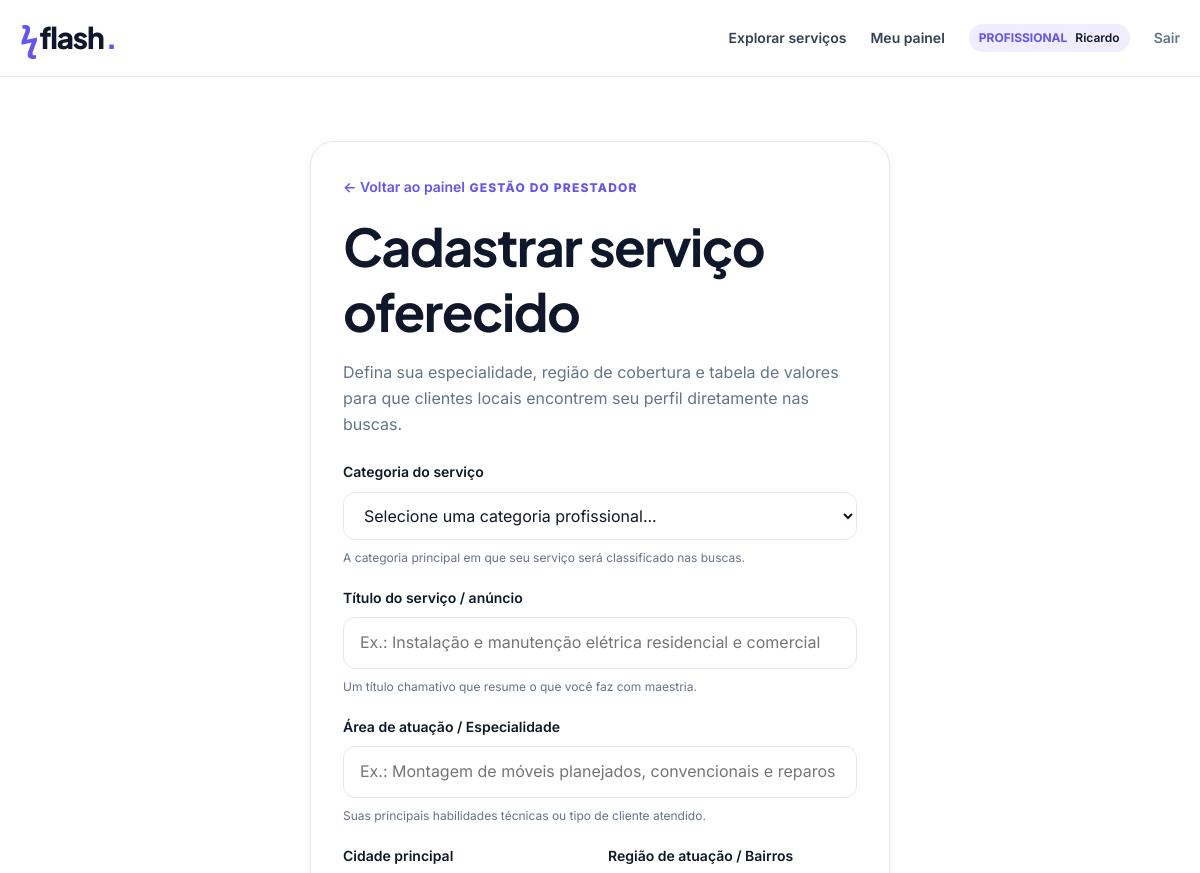
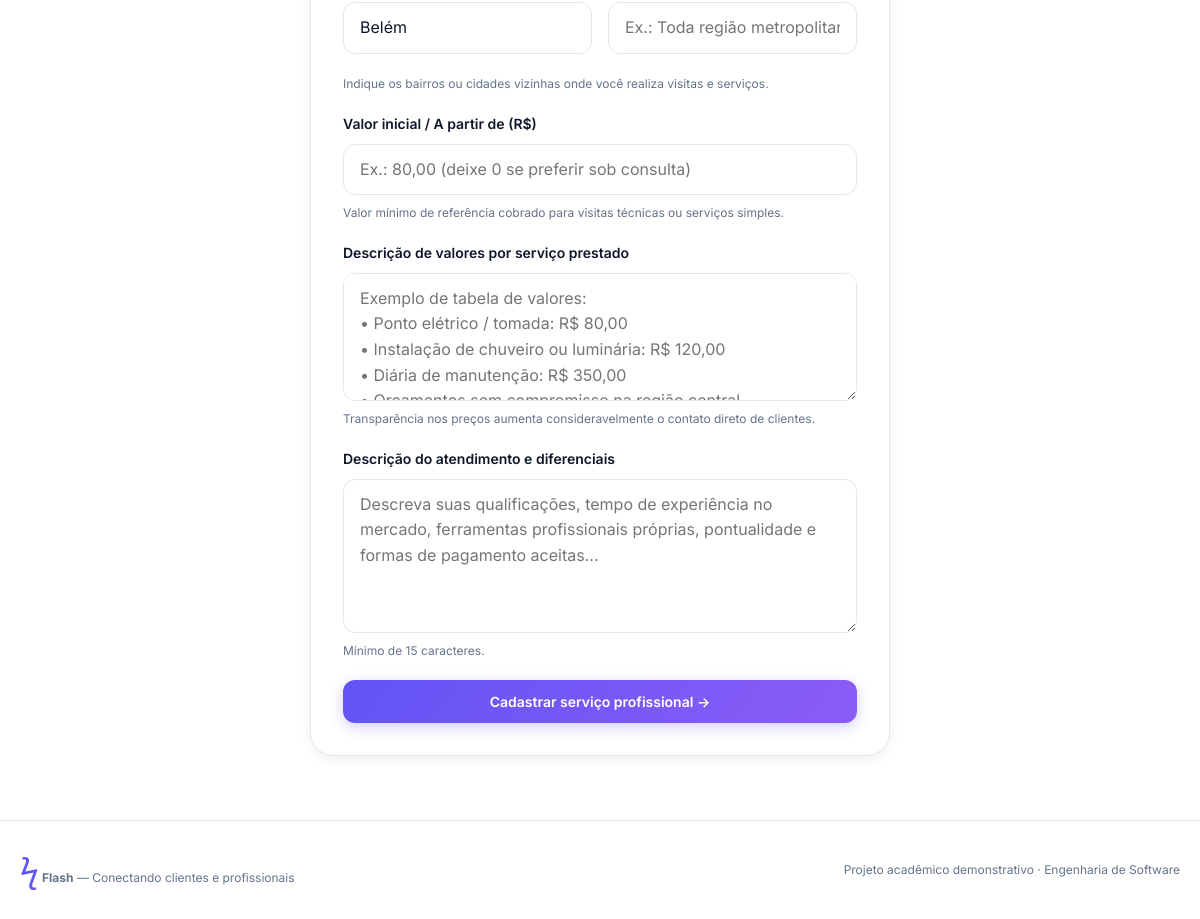
The app's page /meu-servico/novo (signed in) with its own data (2 pictures, top to bottom).
### tables this page shows
CREATE TABLE users (id INTEGER PRIMARY KEY, name TEXT NOT NULL, email TEXT UNIQUE NOT NULL, password TEXT NOT NULL, role TEXT NOT NULL CHECK(role IN ('cliente','profissional')), city TEXT NOT NULL);

### app.py (the view, shortened to what this page needs)
@app.route('/meu-servico/novo', methods=['GET', 'POST'])
@login_required('profissional')
def new_service_offered():
    me = current_user()
    return render_template('new_service_offered.html')

### app.py (called while the page is built)
def conn():
    db=sqlite3.connect(DB); db.row_factory=sqlite3.Row; db.execute('PRAGMA foreign_keys=ON'); return db

@app.after_request
def security_headers(response):
    response.headers['X-Content-Type-Options'] = 'nosniff'
    response.headers['Referrer-Policy'] = 'strict-origin-when-cross-origin'
    response.headers['X-Frame-Options'] = 'DENY'
    response.headers['Permissions-Policy'] = 'camera=(), microphone=(), geolocation=()'
    return response

@app.before_request
def csrf_guard():
    if 'csrf' not in session: session['csrf']=secrets.token_urlsafe(24)
    if request.method=='POST' and not secrets.compare_digest(session['csrf'], request.form.get('csrf','')): abort(400)

@app.context_processor
def globals_for_templates(): return dict(me=current_user(), categories=CATEGORIES, csrf=session.get('csrf'))

def current_user():
    if not session.get('uid'): return None
    with conn() as db: return db.execute('SELECT id,name,email,role,city FROM users WHERE id=?',(session['uid'],)).fetchone()

def login_required(role=None):
    def decorator(fn):
        @wraps(fn)
        def wrapper(*args,**kwargs):
            user=current_user()
            if not user: return redirect(url_for('login'))
            if role and user['role']!=role: abort(403)
            return fn(*args,**kwargs)
        return wrapper
    return decorator

### templates/new_service_offered.html (shortened to what this page needs)
{% extends 'base.html' %}
{% block content %}
<section class="container narrow section">
  <div class="panel">
    <div class="panel-header">
      <a class="back-link" href="{{ url_for('dashboard') }}">← Voltar ao painel</a>
      <span class="eyebrow">GESTÃO DO PRESTADOR</span>
      <h1>Cadastrar serviço oferecido</h1>
      <p class="muted">
        Defina sua especialidade, região de cobertura e tabela de valores para que clientes locais encontrem seu perfil diretamente nas buscas.
      </p>
    </div>
    <form method="post" class="stack">
      <div class="form-group">
        <label for="category">Categoria do serviço</label>
        <select id="category" name="category" required>
          <option value="" disabled selected>Selecione uma categoria profissional...</option>
        </select>
        <small class="field-hint">A categoria principal em que seu serviço será classificado nas buscas.</small>
      </div>
      <div class="form-group">
        <label for="title">Título do serviço / anúncio</label>
        <input
          id="title"
          name="title"
          required
          maxlength="120"
          placeholder="Ex.: Instalação e manutenção elétrica residencial e comercial">
        <small class="field-hint">Um título chamativo que resume o que você faz com maestria.</small>
      </div>
      <div class="form-group">
        <label for="area_of_expertise">Área de atuação / Especialidade</label>
        <input
          id="area_of_expertise"
          name="area_of_expertise"
          required
          maxlength="120"
          placeholder="Ex.: Montagem de móveis planejados, convencionais e reparos gerais">
        <small class="field-hint">Suas principais habilidades técnicas ou tipo de cliente atendido.</small>
      </div>
      <div class="form-row-grid">
        <div class="form-group">
          <label for="city">Cidade principal</label>
          <input
            id="city"
            name="city"
            required
            value="{{ me.city }}"
            maxlength="100"
            placeholder="Ex.: Belém">
        </div>
        <div class="form-group">
          <label for="region">Região de atuação / Bairros</label>
          <input
            id="region"
            name="region"
            required
            maxlength="150"
            placeholder="Ex.: Toda região metropolitana, Centro e bairros vizinhos">
        </div>
      </div>
      <small class="field-hint">Indique os bairros ou cidades vizinhas onde você realiza visitas e serviços.</small>
      <div class="form-group">
        <label for="base_price">Valor inicial / A partir de (R$)</label>
        <input
          id="base_price"
          name="base_price"
          type="number"
          step="0.01"
          min="0"
          max="1000000"
          placeholder="Ex.: 80,00 (deixe 0 se preferir sob consulta)">
        <small class="field-hint">Valor mínimo de referência cobrado para visitas técnicas ou serviços simples.</small>
      </div>
      <div class="form-group">
        <label for="pricing_details">Descrição de valores por serviço prestado</label>
        <textarea
          id="pricing_details"
          name="pricing_details"
          required
          minlength="10"
          maxlength="2000"
          rows="4"
          placeholder="Exemplo de tabela de valores:&#10;• Ponto elétrico / tomada: R$ 80,00&#10;• Instalação de chuveiro ou luminária: R$ 120,00&#10;• Diária de manutenção: R$ 350,00&#10;• Orçamentos sem compromisso na região central."></textarea>
        <small class="field-hint">Transparência nos preços aumenta consideravelmente o contato direto de clientes.</small>
      </div>
      <div class="form-group">
        <label for="description">Descrição do atendimento e diferenciais</label>
        <textarea
          id="description"
          name="description"
          required
          minlength="15"
          maxlength="2000"
          rows="5"
          placeholder="Descreva suas qualificações, tempo de experiência no mercado, ferramentas profissionais próprias, pontualidade e formas de pagamento aceitas..."></textarea>
        <small class="field-hint">Mínimo de 15 caracteres.</small>
      </div>
      <button class="btn full" type="submit">Cadastrar serviço profissional →</button>
    </form>
  </div>
</section>
{% endblock %}

### templates/base.html (shortened to what this page needs)
<!doctype html>
<html lang="pt-BR">
<head>
  <link rel="stylesheet" href="{{ url_for('static', filename='style.css') }}?v=4.1">
</head>
<body>
  <header class="top">
    <nav class="container nav" aria-label="Navegação principal">
      <a class="brand" href="{{ url_for('index') }}" title="Ir para página inicial">
        <span class="bolt" aria-hidden="true">ϟ</span>flash<span class="dot">.</span>
      </a>
      <div class="navlinks">
        <a href="{{ url_for('jobs') }}" class="navlink">Explorar serviços</a>
        {% if me %}
          <a href="{{ url_for('dashboard') }}" class="navlink">Meu painel</a>
          <div class="nav-user-badge">
            <span class="nav-user-role">{{ me.role|capitalize }}</span>
            <span class="nav-user-name">{{ me.name.split(' ')[0] }}</span>
          </div>
          <form method="post" action="{{ url_for('logout') }}" class="inline-form">
            <button class="linkbtn" type="submit" title="Encerrar sessão">Sair</button>
          </form>
        {% else %}
          <a href="{{ url_for('login') }}" class="navlink">Entrar</a>
          <a class="btn btn-small" href="{{ url_for('register') }}">Criar conta</a>
        {% endif %}
      </div>
    </nav>
  </header>
  <main id="main-content">
    {% block content %}{% endblock %}
  </main>
  <footer class="footer">
    <div class="container footer-content">
      <div class="footer-brand">
        <span class="bolt">ϟ</span> <strong>Flash</strong> — Conectando clientes e profissionais
      </div>
      <p class="footer-note">Projeto acadêmico demonstrativo · Engenharia de Software</p>
    </div>
  </footer>
</body>
</html>

### records on screen
users: role "PROFISSIONAL", name "Ricardo", city "Belém"
